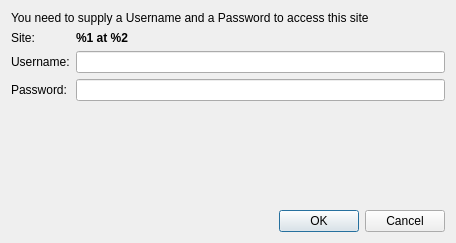
<?xml version="1.0" encoding="UTF-8"?>
<ui version="4.0">
 <class>Dialog</class>
 <widget class="QDialog" name="Dialog">
  <property name="geometry">
   <rect>
    <x>0</x>
    <y>0</y>
    <width>456</width>
    <height>243</height>
   </rect>
  </property>
  <property name="windowTitle">
   <string>Http authentication required</string>
  </property>
  <layout class="QGridLayout">
   <item row="0" column="0" colspan="2">
    <widget class="QLabel" name="label">
     <property name="text">
      <string>You need to supply a Username and a Password to access this site</string>
     </property>
     <property name="wordWrap">
      <bool>false</bool>
     </property>
    </widget>
   </item>
   <item row="2" column="0">
    <widget class="QLabel" name="label_2">
     <property name="text">
      <string>Username:</string>
     </property>
    </widget>
   </item>
   <item row="2" column="1">
    <widget class="QLineEdit" name="userEdit"/>
   </item>
   <item row="3" column="0">
    <widget class="QLabel" name="label_3">
     <property name="text">
      <string>Password:</string>
     </property>
    </widget>
   </item>
   <item row="3" column="1">
    <widget class="QLineEdit" name="passwordEdit">
     <property name="echoMode">
      <enum>QLineEdit::Password</enum>
     </property>
    </widget>
   </item>
   <item row="5" column="0" colspan="2">
    <widget class="QDialogButtonBox" name="buttonBox">
     <property name="orientation">
      <enum>Qt::Horizontal</enum>
     </property>
     <property name="standardButtons">
      <set>QDialogButtonBox::Cancel|QDialogButtonBox::Ok</set>
     </property>
    </widget>
   </item>
   <item row="1" column="0">
    <widget class="QLabel" name="label_4">
     <property name="text">
      <string>Site:</string>
     </property>
    </widget>
   </item>
   <item row="1" column="1">
    <widget class="QLabel" name="siteDescription">
     <property name="font">
      <font>
       <weight>75</weight>
       <bold>true</bold>
      </font>
     </property>
     <property name="text">
      <string>%1 at %2</string>
     </property>
     <property name="wordWrap">
      <bool>true</bool>
     </property>
    </widget>
   </item>
   <item row="4" column="0">
    <spacer>
     <property name="orientation">
      <enum>Qt::Vertical</enum>
     </property>
     <property name="sizeHint" stdset="0">
      <size>
       <width>20</width>
       <height>40</height>
      </size>
     </property>
    </spacer>
   </item>
  </layout>
 </widget>
 <resources/>
 <connections>
  <connection>
   <sender>buttonBox</sender>
   <signal>accepted()</signal>
   <receiver>Dialog</receiver>
   <slot>accept()</slot>
   <hints>
    <hint type="sourcelabel">
     <x>248</x>
     <y>254</y>
    </hint>
    <hint type="destinationlabel">
     <x>157</x>
     <y>274</y>
    </hint>
   </hints>
  </connection>
  <connection>
   <sender>buttonBox</sender>
   <signal>rejected()</signal>
   <receiver>Dialog</receiver>
   <slot>reject()</slot>
   <hints>
    <hint type="sourcelabel">
     <x>316</x>
     <y>260</y>
    </hint>
    <hint type="destinationlabel">
     <x>286</x>
     <y>274</y>
    </hint>
   </hints>
  </connection>
 </connections>
</ui>
